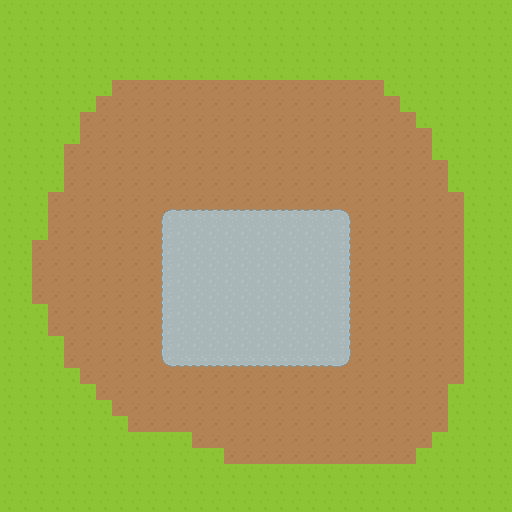

This is a level from a 2D game, rendered from its Tiled map with the project's own tilesets. A one-line summary and the map file follow, with tile-layer data summarised:
An orthogonal 32x32 tile map with 16x16 px tiles, 4 tile layers (under, under-overlay, middle, over) and 1 object (speaker).

<map version="1.0" tiledversion="1.1.5" orientation="orthogonal" renderorder="right-down" width="32" height="32" tilewidth="16" tileheight="16" infinite="0" nextobjectid="29">
 <tileset firstgid="1" name="roguelike_general" tilewidth="16" tileheight="16" spacing="1" tilecount="1767" columns="57">
  <image source="../../../sprites/tiles/roguelike.png" width="968" height="526" />
 </tileset>
 <layer name="under" width="32" height="32">
  <data>[1024 cells, 1024 non-empty, 2 distinct tile ids]</data>
 </layer>
 <layer name="under-overlay" width="32" height="32">
  <data>[1024 cells, 120 non-empty, 9 distinct tile ids]</data>
 </layer>
 <objectgroup name="objects">
  <object id="28" name="villager" type="speaker" x="253.333" y="272.333">
   <properties>
    <property name="phrase" value="This is a mesa" />
   </properties>
   <point />
  </object>
 </objectgroup>
 <layer name="middle" width="32" height="32">
  <data>[1024 cells, 0 non-empty, 0 distinct tile ids]</data>
 </layer>
 <layer name="over" width="32" height="32">
  <data>[1024 cells, 0 non-empty, 0 distinct tile ids]</data>
 </layer>
</map>
